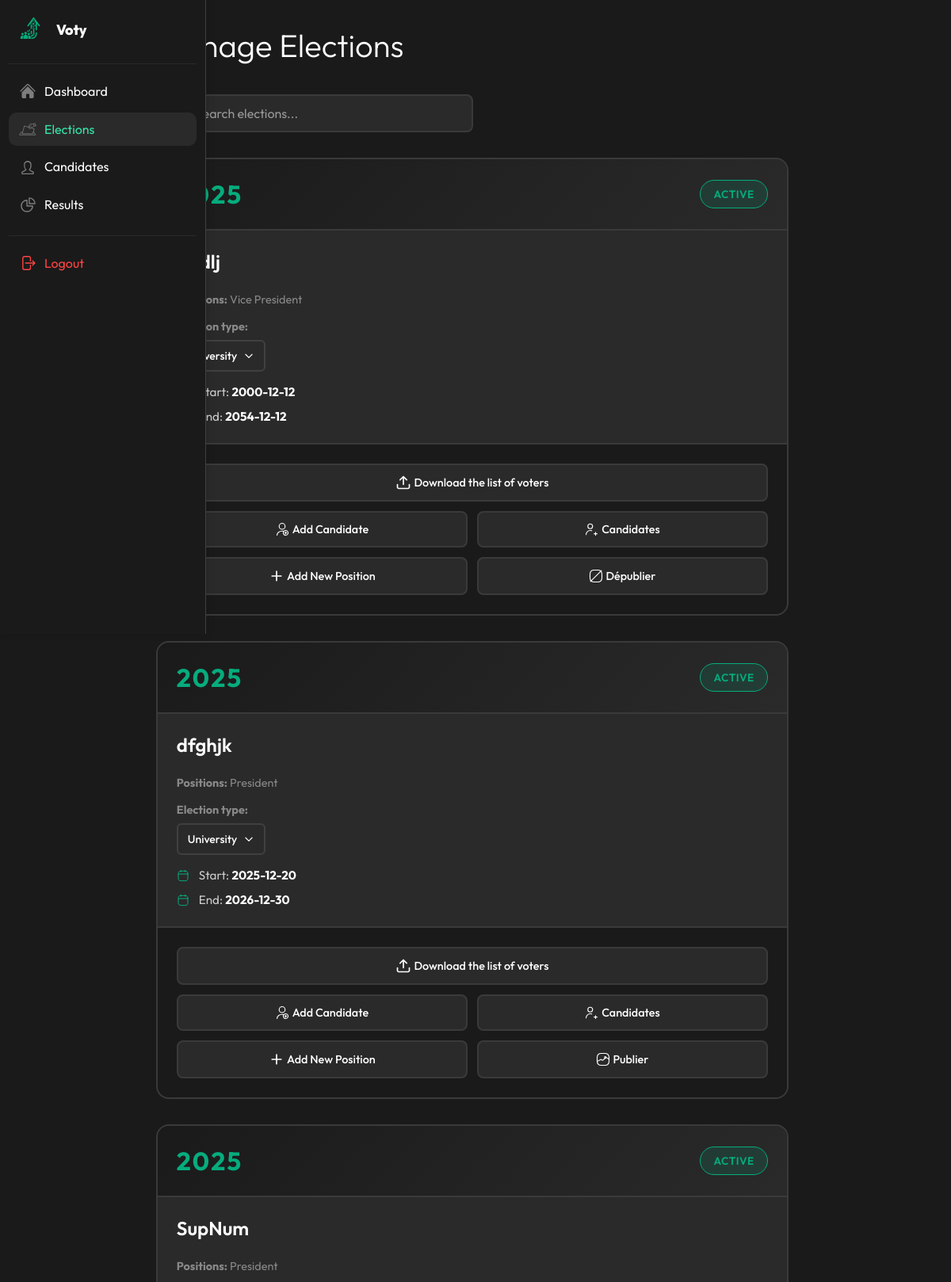
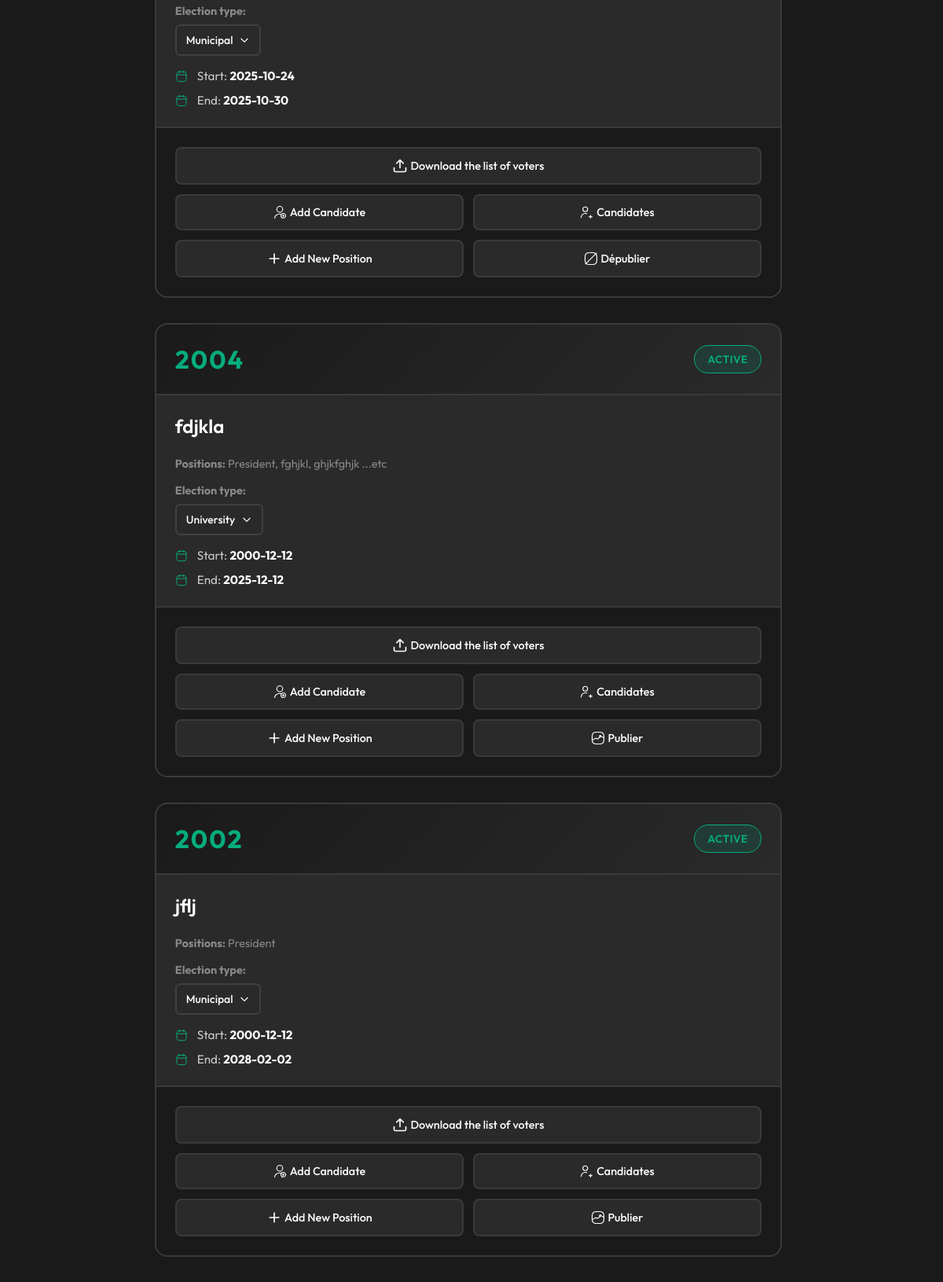
The app's page /admin/admin-elections.php (signed in, upper part) with its own data (2 pictures, top to bottom).
### tables this page shows
CREATE TABLE `election` (
  `id` int NOT NULL,
  `en_organizer` varchar(255) NOT NULL,
  `fr_organizer` varchar(255) NOT NULL,
  `ar_organizer` varchar(255) NOT NULL,
  `election_type` varchar(100) DEFAULT NULL,
  `year` year NOT NULL,
  `start_date` date DEFAULT NULL,
  `end_date` date DEFAULT NULL,
  `results` enum('publish','nopublish') NOT NULL DEFAULT 'nopublish',
  `status` tinyint(1) NOT NULL DEFAULT '1',
  `created_by` int DEFAULT NULL,
  `created_at` timestamp NULL DEFAULT CURRENT_TIMESTAMP
);

### core/lang.php (called while the page is built, shortened)
<?php
$current_lang = $_SESSION['lang'];
$translations = [];
$lang_file = __DIR__ . "/../lang/{$current_lang}.php";
if (file_exists($lang_file)) {
    $translations = include $lang_file;
} else {
    $translations = include __DIR__ . '/../lang/en.php';
}
function t($key, $fallback = null)
{
    global $translations;
    $key_lower = strtolower($key);
    foreach ($translations as $k => $v) {
        if (strtolower($k) === $key_lower) {
            return $v;
        }
    }
    return $fallback ?? $key;
}

### apis/auth-helpers.php (called while the page is built, shortened)
<?php
function getCurrentUserId() {
    return $_SESSION['user_id'] ?? null;
}
function getCurrentUserDbId($pdo) {
    $userId = getCurrentUserId();
    $stmt = $pdo->prepare("SELECT id FROM users WHERE user_id_hmac = ?");
    $stmt->execute([$userId]);
    $result = $stmt->fetch(PDO::FETCH_ASSOC);
    return $result ? (int)$result['id'] : null;
}
function getCurrentUserRole() {
    return $_SESSION['role'] ?? 'user';
}
function hasRole($role) {
    return getCurrentUserRole() === $role;
}
function isSuperAdmin() {
    return hasRole('super_admin');
}
function isAdmin() {
    return hasRole('admin');
}
function getAdminElections($pdo, $adminUserId = null) {
    if ($adminUserId === null) {
        $adminUserId = getCurrentUserDbId($pdo);
    }
    if (isAdmin()) {
        $stmt = $pdo->prepare("
            SELECT e.*
            FROM election e
            INNER JOIN election_admins ea ON e.id = ea.election_id
            WHERE ea.admin_user_id = ?
            ORDER BY e.year DESC, e.id DESC
        ");
        $stmt->execute([$adminUserId]);
        $elections = $stmt->fetchAll(PDO::FETCH_ASSOC);
        foreach ($elections as &$election) {
            $posStmt = $pdo->prepare("
                SELECT en_name, fr_name, ar_name
                FROM position
                WHERE id_election = ?
                ORDER BY id
            ");
            $posStmt->execute([$election['id']]);
            $positions = $posStmt->fetchAll(PDO::FETCH_ASSOC);
        }
        return $elections;
    }
    return [];
}

### admin/admin-elections.php (the view, shortened to what this page needs)
<?php
require_once '../core/lang.php';
require_once '../core/config.php';
require_once '../apis/auth-helpers.php';
$elections = getAdminElections($pdo);
include '../includes/admin-header.php';
?>
<div class="admin-elections-container">
    <div class="header-elections">
        <h1><?php echo t('manage_elections', 'Manage Elections'); ?></h1>
    </div>
    <div class="search-section">
        <div class="search-box">
            <input type="text" id="searchElectionsInput" placeholder="<?php echo t('search_elections', 'Search elections...'); ?>">
        </div>
    </div>
    <?php if (empty($elections)): ?>
        <div class="no-elections-message">
            <p><?php echo t('no_elections_assigned', 'No elections assigned to you.'); ?></p>
        </div>
    <?php else: ?>
        <div class="elections-grid">
            <?php foreach($elections as $election): ?>
                <div class="election-card">
                    <div class="election-card-header">
                        <div class="election-year-badge"><?= $election['year']; ?></div>
                        <?php if( $election['status'] === 1 ): ?>
                            <span class="status-badge status-active"><?php echo t('active', 'Actif'); ?></span>
                        <?php else: ?>
                            <span class="status-badge status-inactive"><?php echo t('inactive', 'Inactif'); ?></span>
                        <?php endif ?>
                    </div>
                    <div class="election-card-body">
                        <h3 class="election-organizer"><?= $election[$current_lang.'_organizer']; ?></h3>
                        <?php
                        $positionKey = 'position_'.$current_lang.'_names';
                        if (!empty($election[$positionKey]) && is_array($election[$positionKey])):
                            $positions = $election[$positionKey];
                            $displayPositions = array_slice($positions, 0, 3);
                            $hasMore = count($positions) > 3;
                        ?>
                            <p style="color: #888; font-size: 0.9rem; margin: 0.5rem 0;">
                                <strong><?php echo t('positions', 'Positions'); ?>:</strong>
                                <?= htmlspecialchars(implode(', ', $displayPositions)); ?>
                                <?php if ($hasMore): ?>...etc<?php endif; ?>
                            </p>
                        <?php endif; ?>
                        <div class="election-type-selector" style="margin: 1rem 0;">
                            <label style="display: block; color: #888; font-size: 0.9rem; margin-bottom: 0.5rem;">
                                <strong><?php echo t('election_type', 'Election type'); ?>:</strong>
                            </label>
                            <div class="dropdown-container" id="electionTypeDropdown_<?= $election['id']; ?>" data-election-id="<?= $election['id']; ?>" data-searchable data-search-placeholder="<?php echo t('search_type', 'Search...'); ?>">
                                <button type="button" class="dropdown-button" style="width: 100%;">
                                    <span class="dropdown-text">
                                        <?php
                                        $typeLabels = [
                                            'university' => t('university', 'University'),
                                            'municipal' => t('municipal', 'Municipal'),
                                            'governmental' => t('governmental', 'Governmental'),
                                            'student' => t('student', 'Student'),
                                            'professional' => t('professional', 'Professional')
                                        ];
                                        echo empty($election['election_type']) ? t('select_type', 'Select type') : ($typeLabels[$election['election_type']] ?? $election['election_type']);
                                        ?>
                                    </span>
                                    <svg class="dropdown-chevron" fill="none" stroke="currentColor" viewBox="0 0 24 24">
                                        <path stroke-linecap="round" stroke-linejoin="round" stroke-width="2" d="M19 9l-7 7-7-7" />
                                    </svg>
                                </button>
                            </div>
                        </div>
                        <div class="election-dates">
                            <div class="date-item">
                                <span><?php echo t('start', 'Start'); ?>: <strong><?= $election['start_date']; ?></strong></span>
                            </div>
                            <div class="date-item">
                                <span><?php echo t('end', 'End'); ?>: <strong><?= $election['end_date']; ?></strong></span>
                            </div>
                        </div>
                    </div>
                    <div class="election-card-actions">
                        <div class="action-buttons-grid">
                            <button class="btn-action" onclick="excelFileProcessing(<?= $election['id']; ?>)" style="grid-column: span 2;">
                                <?php echo t('upload_list_voters','Télécharger la liste des électeurs'); ?>
                            </button>
                            <?php if( $election['status'] === 1 ): ?>
                                <button class="btn-action" onclick="addNewCandidate(<?= $election['id']; ?>, <?= '\''.$current_lang.'\'' ?>)">
                                    <?php echo t('add_candidate','Candidat'); ?>
                                </button>
                            <?php endif ?>
                            <button class="btn-action" onclick="getListOfCandidates(<?= $election['id']; ?>)">
                                <?php echo t('candidates', 'Candidates'); ?>
                            </button>
                            <button class="btn-action" onclick="addNewPosition(<?= $election['id']; ?>)">
                                <svg width="20" height="20" viewBox="0 0 24 24" fill="none" xmlns="http://www.w3.org/2000/svg">
                                    <path d="M12 5V19M5 12H19" stroke="currentColor" stroke-width="2" stroke-linecap="round"/>
                                </svg>
                                <?php echo t('btn_add_position','Ajouter un nouveau poste'); ?>
                            </button>
                            <?php if( $election['results'] === 'nopublish' ): ?>
                                <button class="btn-action" onclick="publishResults(<?= $election['id']; ?>)">
                                    <?php echo t('publish','Publier'); ?>
                                </button>
                            <?php else: ?>
                                <button class="btn-action" onclick="stopPublishingResults(<?= $election['id']; ?>)">
                                    <?php echo t('unpublish','Dépublier'); ?>
                                </button>
                            <?php endif ?>
                        </div>
                    </div>
                </div>
            <?php endforeach; ?>
        </div>
    <?php endif; ?>
</div>
<link rel="stylesheet" href="../assets/css/utilities/searchable-dropdown.css">
<?php include '../includes/admin-footer.php'; ?>

### records on screen
election: year "2025", displayPositions "Vice President", election_type "University", start_date "2000-12-12", end_date "2054-12-12"
election: year "2025", en_organizer "dfghjk", displayPositions "President", election_type "University", start_date "2025-12-20", end_date "2026-12-30"
election: year "2025", en_organizer "SupNum", displayPositions "President", election_type "Municipal", start_date "2025-10-24", end_date "2025-10-30"
election: year "2004", en_organizer "fdjkla", displayPositions "President, fghjkl, ghjkfghjk", shows "...etc", election_type "University", start_date "2000-12-12", end_date "2025-12-12"
election: year "2002", en_organizer "jflj", displayPositions "President", election_type "Municipal", start_date "2000-12-12", end_date "2028-02-02"

### other values on screen
t('dashboard', 'Dashboard') "Dashboard"
t('elections', 'Elections') "Elections"
t('candidates', 'Candidates') "Candidates"
t('results', 'Results') "Results"
t('logout', 'Logout') "Logout"
t('manage_elections', 'Manage Elections') "Manage Elections"
